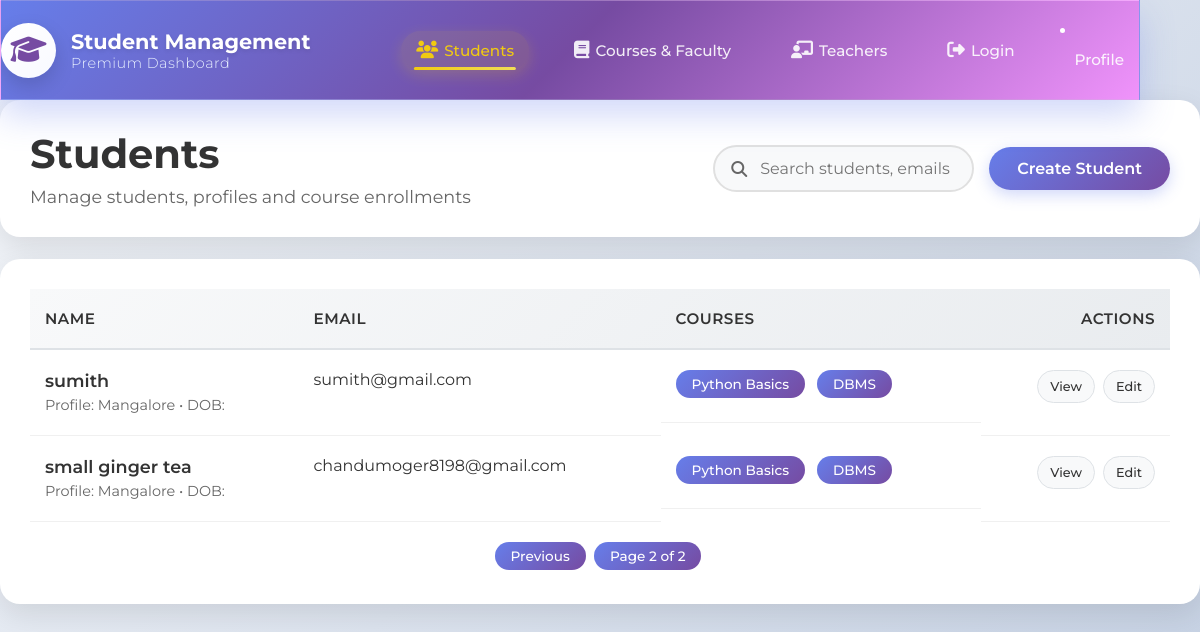
/cd/home/?page=2, run on an earlier commit of the app's database.
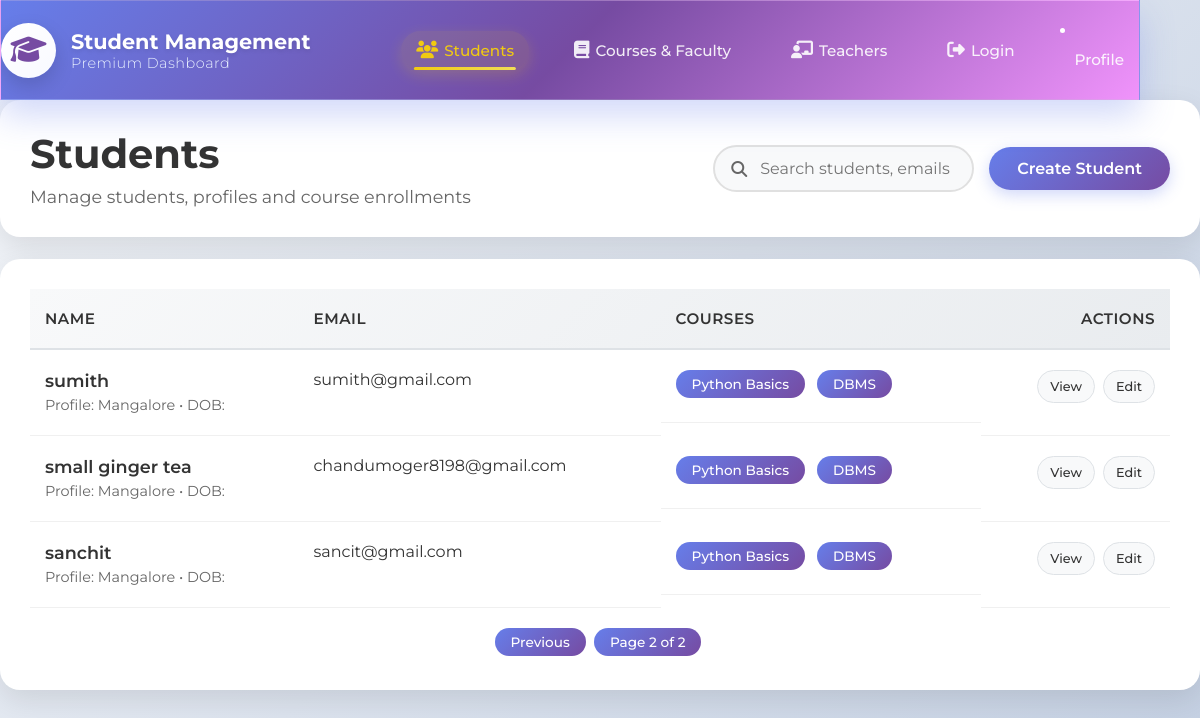
And on a later commit of the database.
### canaradatabase/models.py (models this page shows, shortened)
class Student(models.Model):
    name=models.CharField(max_length=100,null=False,blank=False)
    course_name=models.ForeignKey(Courses,on_delete=models.CASCADE,null=True,blank=True)
    gmail=models.EmailField(null=False,blank=False)
    uucms_num=models.CharField(max_length=15,blank=False,null=False)
    rno=models.IntegerField(null=False)
    photo=models.ImageField(upload_to='studentphoto/',null=True)

### canaradatabase/views.py (the view)
# urls.py: path('home/',ListStudnet_view.as_view(),name='home'),
class ListStudnet_view(ListView):
    model=Student
    template_name='index.html'
    context_object_name='students'
    paginate_by=4

### templates/index.html (shortened to what this page needs)
{% extends "layout.html" %}
{% block content %}
<main>
  <div class="header-card">
    <div class="header-left">
      <h2>Students</h2>
      <p>Manage students, profiles and course enrollments</p>
    </div>
    <div class="header-actions row">
      <div class="search">
        <form method="GET" action="{% url 'search' %}">
          <input class="input" type="text" name="q" placeholder="Search students, emails or courses..." value="{{ request.GET.q }}" />
        </form>
      </div>
      <a class="btn" href="{% url 'addstudent' %}">Create Student</a>
    </div>
  </div>
  <div class="card" style="margin-top:22px">
    <table>
      <thead>
        <tr>
          <th>Name</th>
          <th>Email</th>
          <th>Courses</th>
          <th style="text-align:right">Actions</th>
        </tr>
      </thead>
      <tbody>
        {% for student in students %}
        <tr>
          <td>
            <div class="name">{{ student.name }}</div>
            <div class="sub">Profile: Mangalore • DOB: {{ student.dob }}</div>
          </td>
          <td>{{ student.gmail }}</td>
          <td>
            <div class="pill">Python Basics</div>
            <div class="pill">DBMS</div>
          </td>
          <td style="text-align:right">
            <div class="actions" style="justify-content:flex-end">
              <a class="pill" href="{% url 'studentinfo' student.pk %}">View</a>
              <a class="pill" href="{% url 'edit' student.pk %}">Edit</a>
            </div>
          </td>
        </tr>
        {% empty %}
        <tr>
          <td colspan="4" style="text-align:center;">No students found.</td>
        </tr>
        {% endfor %}
      </tbody>
    </table>
    <div class="pagination" style="margin-top: 20px; text-align:center;">
      {% if page_obj.has_previous %}
        <a class="pill" href="?page={{ page_obj.previous_page_number }}">Previous</a>
      {% endif %}
      <span class="pill">
        Page {{ page_obj.number }} of {{ paginator.num_pages }}
      </span>
    </div>
  </div>
</main>
{% endblock %}

What changed in the data, as far as the page shows it:
added Student: name "sanchit", gmail "sancit@gmail.com"
